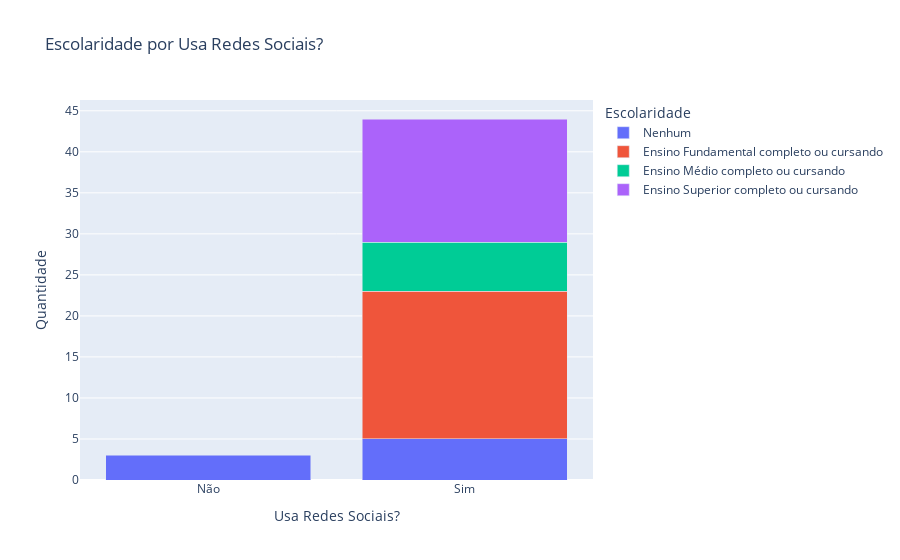

The code cell stored with this chart in its notebook:
### Markdown cell above
#### Vendo a relação entre 'Usa Redes Sociais?' e 'Escolaridade'

### Code cell
# Exemplo de DataFrame com colunas 'Usa Redes Sociais?' e 'Escolaridade'
df_grouped = df_incluses.groupby(['Usa Redes Sociais?', 'Escolaridade']).size().reset_index(name='Contagem')

# Criando o gráfico de barras empilhadas
fig = px.bar(df_grouped, 
             x='Usa Redes Sociais?', 
             y='Contagem', 
             color='Escolaridade', 
             title='Escolaridade por Usa Redes Sociais?',
             labels={'Contagem': 'Quantidade', 'Usa Redes Sociais?': 'Usa Redes Sociais?'},
             barmode='stack')

fig.show()

### Figure 1 — Plotly figure (JSON) as saved in the notebook; plotly's stock layout.template omitted (floating-point values rounded to 4 significant figures)
{"data": [{"alignmentgroup": "True", "hovertemplate": "Escolaridade=Nenhum<br>Usa Redes Sociais?=%{x}<br>Quantidade=%{y}<extra></extra>", "legendgroup": "Nenhum", "marker": {"color": "#636efa", "pattern": {"shape": ""}}, "name": "Nenhum", "offsetgroup": "Nenhum", "orientation": "v", "showlegend": true, "textposition": "auto", "type": "bar", "x": ["Não", "Sim"], "xaxis": "x", "y": [3, 5], "yaxis": "y"}, {"alignmentgroup": "True", "hovertemplate": "Escolaridade=Ensino Fundamental completo ou cursando<br>Usa Redes Sociais?=%{x}<br>Quantidade=%{y}<extra></extra>", "legendgroup": "Ensino Fundamental completo ou cursando", "marker": {"color": "#EF553B", "pattern": {"shape": ""}}, "name": "Ensino Fundamental completo ou cursando", "offsetgroup": "Ensino Fundamental completo ou cursando", "orientation": "v", "showlegend": true, "textposition": "auto", "type": "bar", "x": ["Sim"], "xaxis": "x", "y": [18], "yaxis": "y"}, {"alignmentgroup": "True", "hovertemplate": "Escolaridade=Ensino Médio completo ou cursando<br>Usa Redes Sociais?=%{x}<br>Quantidade=%{y}<extra></extra>", "legendgroup": "Ensino Médio completo ou cursando", "marker": {"color": "#00cc96", "pattern": {"shape": ""}}, "name": "Ensino Médio completo ou cursando", "offsetgroup": "Ensino Médio completo ou cursando", "orientation": "v", "showlegend": true, "textposition": "auto", "type": "bar", "x": ["Sim"], "xaxis": "x", "y": [6], "yaxis": "y"}, {"alignmentgroup": "True", "hovertemplate": "Escolaridade=Ensino Superior completo ou cursando<br>Usa Redes Sociais?=%{x}<br>Quantidade=%{y}<extra></extra>", "legendgroup": "Ensino Superior completo ou cursando", "marker": {"color": "#ab63fa", "pattern": {"shape": ""}}, "name": "Ensino Superior completo ou cursando", "offsetgroup": "Ensino Superior completo ou cursando", "orientation": "v", "showlegend": true, "textposition": "auto", "type": "bar", "x": ["Sim"], "xaxis": "x", "y": [15], "yaxis": "y"}], "layout": {"barmode": "stack", "legend": {"title": {"text": "Escolaridade"}, "tracegroupgap": 0}, "title": {"text": "Escolaridade por Usa Redes Sociais?"}, "xaxis": {"anchor": "y", "domain": [0, 1], "title": {"text": "Usa Redes Sociais?"}}, "yaxis": {"anchor": "x", "domain": [0, 1], "title": {"text": "Quantidade"}}}}
